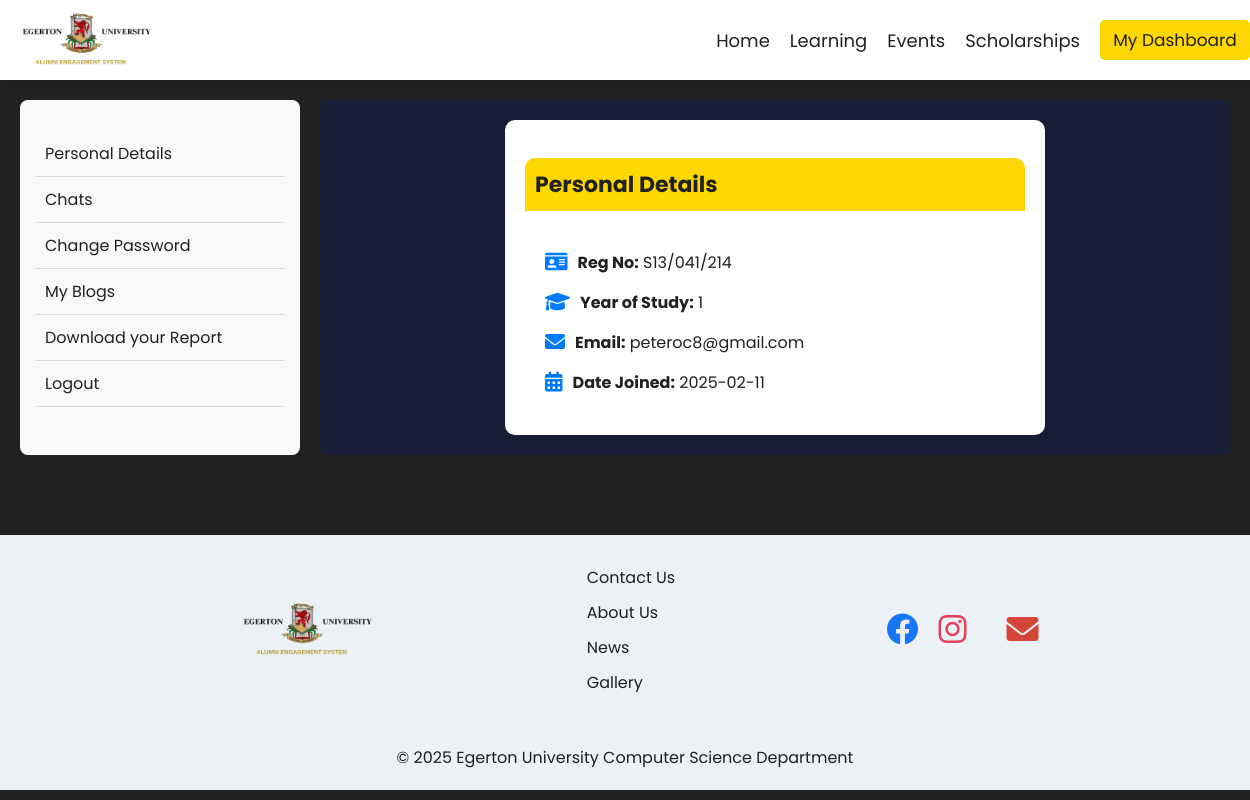
The page /profile (signed in) on the database its author committed.
### website/models.py (models this page shows, shortened)
class User(db.Model , UserMixin):
    id = db.Column(db.Integer, primary_key = True)
    username = db.Column(db.String(60))
    regno = db.Column(db.String(20))
    year_of_study = db.Column(db.Integer)
    email_address = db.Column(db.String(50))
    password_hash = db.Column(db.String(500))
    date_joined = db.Column(db.DateTime(), default  = datetime.utcnow)
    blogs = db.relationship('Blog', backref='author', lazy=True)

### website/views.py (the view)
@views.route('/profile')
@login_required
def profile():
    user_id = session.get('user_id')
    user = User.query.get(user_id)
    return render_template('profile.html' , user = current_user)

### website/__init__.py (called while the page is built)
@login_manager.user_loader
def load_user(user_id):
    from .models import User
    return User.query.get(int(user_id))

### website/templates/profile.html (shortened to what this page needs)
{% extends 'base.html' %}
{% block body %}
<div class="main">
  <div class="sidebar">
    <ul>
      <li onclick="showSection('personal-details')">Personal Details</li>
      <li onclick="showSection('chats')">Chats</li>
      <li><a href="{{ url_for('auth.change_password') }}">Change Password</a></li>
      <li onclick="showSection('my-blogs')">My Blogs</li>
      <li>
        <a href="{{ url_for('views.download_report') }}">Download your Report</a>
      </li>
      <li><a href="{{ url_for('auth.logout') }}">Logout</a></li>
    </ul>
  </div>
  <div class="main-content">
    <div id="personal-details" class="section card-personal">
      <h2 class="card-header text-center">Personal Details</h2>
      <div class="card-body">
        <div class="user-info">
          <div class="info-item">
            <i class="fas fa-id-card"></i>
            <span><strong>Reg No:</strong> {{ current_user.regno }}</span>
          </div>
          <div class="info-item">
            <i class="fas fa-graduation-cap"></i>
            <span><strong>Year of Study:</strong> {{ current_user.year_of_study }}</span>
          </div>
          <div class="info-item">
            <i class="fas fa-envelope"></i>
            <span><strong>Email:</strong> {{ current_user.email_address }}</span>
          </div>
          <div class="info-item">
            <i class="fas fa-calendar-alt"></i>
            <span><strong>Date Joined:</strong> {{ current_user.date_joined.strftime('%Y-%m-%d') }}</span>
          </div>
        </div>
      </div>
    </div>
  </div>
</div>
{% endblock %}

### website/static/src/input.css (style rules this page uses)
body { position: relative; color: #ffffff; box-sizing: border-box; font-family: 'Poppins', sans-serif; background-color: #212121; margin: 0; display: flex; flex-direction: column; min-height: 100vh; }
a { text-decoration: none; color: inherit; }
.main { display: flex; gap: 20px; padding: 20px; }
.sidebar { width: 250px; background: #f8f9fa; padding: 15px; border-radius: 8px; color: #212121; }
.sidebar ul { list-style: none; padding: 0; }
.sidebar li { padding: 10px; cursor: pointer; border-bottom: 1px solid #ddd; }
.main-content { flex-grow: 1; background: #161F37; padding: 20px; border-radius: 8px; box-shadow: 0 0 10px rgba(0, 0, 0, 0.1); }
.card-personal { max-width: 500px; margin: auto; padding: 20px; background: #ffffff; border-radius: 10px; box-shadow: 0 4px 8px rgba(0, 0, 0, 0.1); }
.card-header { font-size: 22px; font-weight: bold; background: #FFD700; color: #212121; padding: 10px; border-radius: 10px 10px 0 0; }
.card-body { padding: 20px; color: #212121; }
.user-info { display: flex; flex-direction: column; gap: 15px; }
.info-item { display: flex; align-items: center; gap: 10px; font-size: 16px; }
.info-item i { font-size: 20px; color: #007bff; }

### rows shown on the page
User: regno "S13/041/214", year_of_study "1", email_address "peteroc8@gmail.com", date_joined "2025-02-11"
